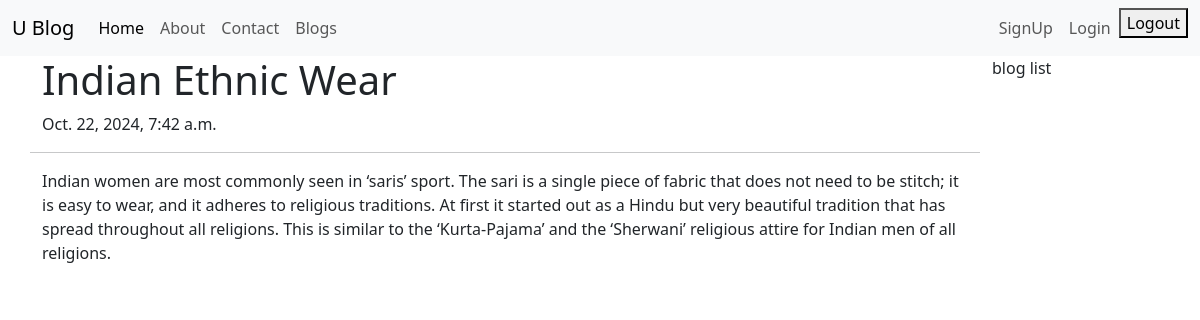
Page /blog/indian-ethnic-wear on the committed database.
### blog/models.py (models this page shows, shortened)
class BlogTable(models.Model):
    STATUS_CHOICE = (('draft','Draft'),('publised','Published'))
    title = models.CharField(max_length=256)
    slug = models.SlugField(max_length=264)
    author = models.ForeignKey(User, related_name='blog_posts', on_delete=models.DO_NOTHING)
    body = models.TextField()
    image = models.ImageField(upload_to='blog/')
    publish = models.DateTimeField(default=timezone.now)
    created = models.DateTimeField(auto_now_add=True)
    updated = models.DateTimeField(auto_now=True)
    status = models.CharField(max_length=10, choices=STATUS_CHOICE, default='draft')
    objects = CustomeManager()
    class Meta:
        ordering =('-publish',)
    def __str__(self):
        return self.title

### blog/views.py (the view)
# urls.py: path('<str:slug>', views.blog_details_view, name="blog_details"),
def blog_details_view(request, slug):
    blog_details = get_object_or_404(BlogTable, slug=slug)
    print("This is data ", blog_details)
    print(type(blog_details))
    dict_data = {
        'blog_details' : blog_details,
    }
    response = render(request, 'blog/blog_details.html', context=dict_data)
    return response

### blog/models.py (called while the page is built)
    def get_queryset(self):
        return super().get_queryset().filter(status='draft')

### templates/blog/blog_details.html (shortened to what this page needs)
<!DOCTYPE html>
{% extends "blog/base.html" %}
{% block body_block %}
<div class="row">
   <h1>{{blog_details.title}}</h1>
   <p>{{blog_details.publish}}</p>
   <hr>
   <p>{{blog_details.body}}</p>
</div>
{% endblock  %}

### rows in the picture
BlogTable: title "Indian Ethnic Wear", publish "Oct. 22, 2024, 7:42 a.m.", body "Indian women are most commonly seen in ‘saris’ sport. The sari is a single piece of fabric that does not need to be stitch; it is easy to wear, and it adheres to religious traditions. At first it started out as a Hindu but very beautiful tradition that has spread throughout all religions. This is similar to the ‘Kurta-Pajama’ and the ‘Sherwani’ religious attire for Indian men of all religions."
